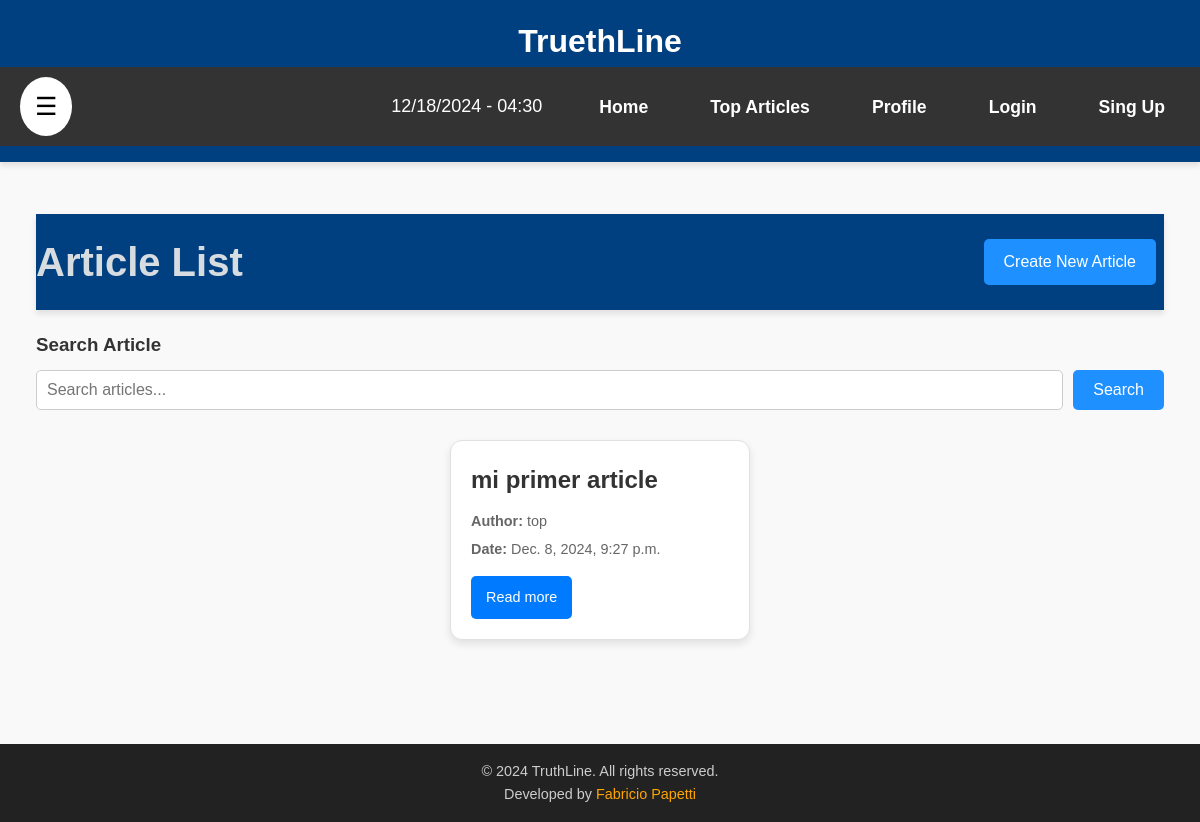
The page /articles/ on the database as committed earlier.
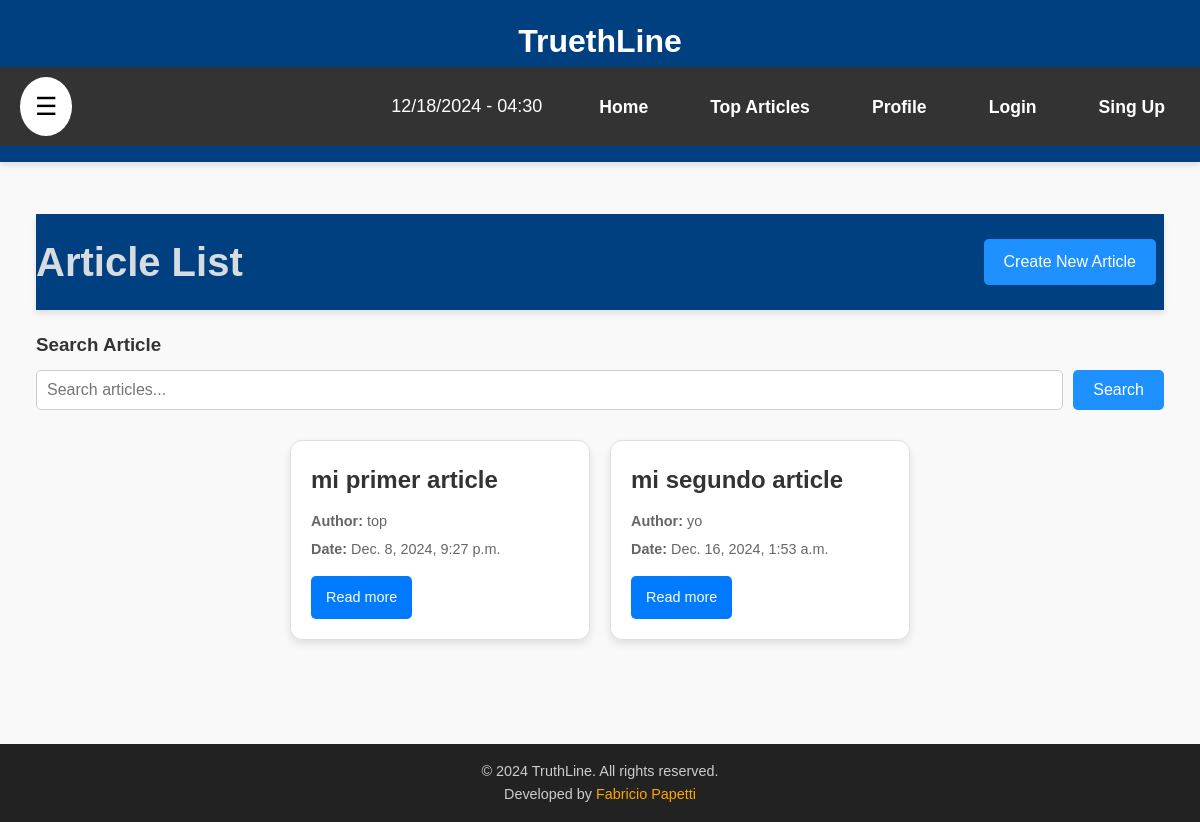
The same page on the database as committed later.
### articles/models.py (models this page shows, shortened)
class Article(models.Model):
    title = models.CharField(max_length=255)
    author = models.CharField(max_length=100)
    content = models.TextField()
    publication_date = models.DateTimeField(auto_now_add=True)
    last_updated = models.DateTimeField(auto_now=True)
    is_published = models.BooleanField(default=False)

### articles/views.py (the view)
# urls.py: path('', getArticles, name='articles'),
def getArticles(request):
    articles = Article.objects.all()
    return render(request, "articles/articles_list.html", {"articles": articles})

### articles/templates/articles/articles_list.html (shortened to what this page needs)
{% extends 'homepage/base.html' %}
{% load static %}
{% block content %}
<div class="article-container">
    <header class="article-header">
        <h1 class="title-article">Article List</h1>
        <a href="{% url 'create_article' %}" class="btn-create">Create New Article</a>
    </header>
    <section class="article-search">
        <h3>Search Article</h3>
        <form action="{% url 'search_article' %}" method="GET" class="search-form">
            <input
                type="text"
                name="q"
                placeholder="Search articles..."
                value="{{ query }}"
                aria-label="Search articles"
                required
                class="search-input">
            <button type="submit" class="btn-search">Search</button>
        </form>
    </section>
    <section class="article-list">
        {% if articles %}
        <ul class="articles">
            {% for article in articles %}
            <li class="article-card">
                <article>
                    <h2 class="article-title">{{ article.title }}</h2>
                    <p class="article-meta"><strong>Author:</strong> {{ article.author }}</p>
                    <p class="article-meta"><strong>Date:</strong> {{ article.publication_date }}</p>
                    <a href="{% url 'article_detail' article.id %}" class="btn-read" aria-label="Read more about {{ article.title }}">
                        Read more
                    </a>
                </article>
            </li>
            {% endfor %}
        </ul>
        {% endif %}
    </section>
</div>
{% endblock content %}

### homepage/templates/homepage/base.html (shortened to what this page needs)
{% load static %}
<!DOCTYPE html>
<html lang="en">
<head>
    <link  href="{% static  'homepage/css/styles.css' %}" rel="stylesheet">
    <link  href="{% static  'articles/css/styles.css' %}" rel="stylesheet">
    <link  href="{% static  'users/css/styles.css' %}" rel="stylesheet">
</head>
<body>
    <header>
        <div class="logo">
            <h1>TruethLine</h1>
        </div>
        <nav>
            <div class="menu-container">
                <button class="menu-btn" onclick="toggleCategories()">☰</button>
                <ul class="navbar">
                    <li id="current-time"></li>
                    <a href="{% url 'inicio' %}"><li>Home</li></a>
                    <a href="{% url 'articles' %}"><li>Top Articles</li></a>
                    <a href="{% url 'user_profile' %}"><li>Profile</li></a>
                    <a href="#"><li>Login</li></a>
                    <a href="#"><li>Sing Up</li></a>
                </ul>
            </div>
        </nav>
    </header>
    <main>
        {% block content %}
        {% endblock content %}
    </main>
    <footer>
        <div class="footer-content">
            <p>&copy; 2024 TruthLine. All rights reserved.</p>
            <p>Developed by <a href="https://github.com/fabrixindex" target="_blank">Fabricio Papetti</a></p>
        </div>
    </footer>
</body>
</html>

### homepage/static/homepage/css/styles.css (style rules this page uses)
* { margin: 0; padding: 0; box-sizing: border-box; font-family: 'Arial', sans-serif; }
body { background-color: #f9f9f9; color: #333; line-height: 1.6; }
header { background-color: #004080; color: #fff; padding: 1rem 0; text-align: center; box-shadow: 0 4px 6px rgba(0, 0, 0, 0.1); }
.logo h1 { font-size: 2rem; font-weight: bold; }
.navbar { display: flex; justify-content: center; gap: 2rem; list-style: none; margin-top: 1rem; }
.navbar li { display: inline; justify-content: space-around; }
.navbar a { text-decoration: none; color: #fff; font-size: 1.1rem; font-weight: bold; transition: color 0.3s ease-in-out; }
nav { width: 100%; top: 0; left: 0; background-color: #333; z-index: 1000; }
.menu-container { display: flex; justify-content: space-between; align-items: center; padding: 10px 20px; }
.navbar { list-style-type: none; padding: 0; margin: 0; background-color: #333; color: #fff; display: flex; justify-content: space-between; align-items: center; }
.navbar li { padding: 15px; }
.menu-btn { background-color: #ffffff; color: rgb(0, 0, 0); border: none; border-radius: 100%; padding: 15px 15px; font-size: 25px; cursor: pointer; transition: background-color 0.3s ease; }
body { overflow: hidden; }
#current-time { text-align: center; padding: 10px; color: #fff; font-size: 18px; }
body { font-family: 'Arial', sans-serif; margin: 0; padding: 0; }
h1, p { margin: 0; }
main { padding: 2rem 1rem; max-width: 1200px; margin: 0 auto; }
footer { background-color: #222; color: #ccc; text-align: center; padding: 1rem; margin-top: 2rem; font-size: 0.9rem; }
.footer-content a { color: #ffa500; text-decoration: none; }

### articles/static/articles/css/styles.css (style rules this page uses)
a { text-decoration: none; color: inherit; }
h1, h2, h3 { margin: 0; }
.article-container { max-width: 1200px; margin: 0 auto; padding: 20px; }
.article-header { display: flex; justify-content: space-between; align-items: center; margin-bottom: 20px; }
.title-article { font-size: 2.5em; color: #d7dce0; }
.btn-create { background-color: #1e90ff; color: #fff; padding: 10px 20px; border-radius: 5px; font-size: 1em; transition: background-color 0.3s ease; margin: 0.5em; }
.article-search { margin-bottom: 30px; }
.search-form { display: flex; gap: 10px; margin-top: 10px; }
.search-input { flex: 1; padding: 10px; border: 1px solid #ccc; border-radius: 5px; font-size: 1em; }
.btn-search { background-color: #1e90ff; color: #fff; padding: 10px 20px; border: none; border-radius: 5px; font-size: 1em; cursor: pointer; transition: background-color 0.3s ease; }
.articles { display: flex; flex-wrap: wrap; gap: 20px; list-style: none; padding: 0; margin: 20px 0; justify-content: center; }
.article-card { background-color: #ffffff; border: 1px solid #e0e0e0; border-radius: 12px; box-shadow: 0 4px 8px rgba(0, 0, 0, 0.1); padding: 20px; width: 300px; text-align: left; transition: transform 0.3s ease, box-shadow 0.3s ease; }
.article-title { font-size: 1.5rem; margin-bottom: 10px; color: #333333; }
.article-meta { font-size: 0.9rem; color: #666666; margin: 5px 0; }
.btn-read { display: inline-block; margin-top: 10px; padding: 10px 15px; background-color: #007bff; color: #ffffff; text-decoration: none; border-radius: 5px; font-size: 0.9rem; transition: background-color 0.3s ease; text-align: center; }

Rows that differ between the two databases and show on the page:
added Article: title "mi segundo article", author "yo", publication_date "Dec. 16, 2024, 1:53 a.m."
